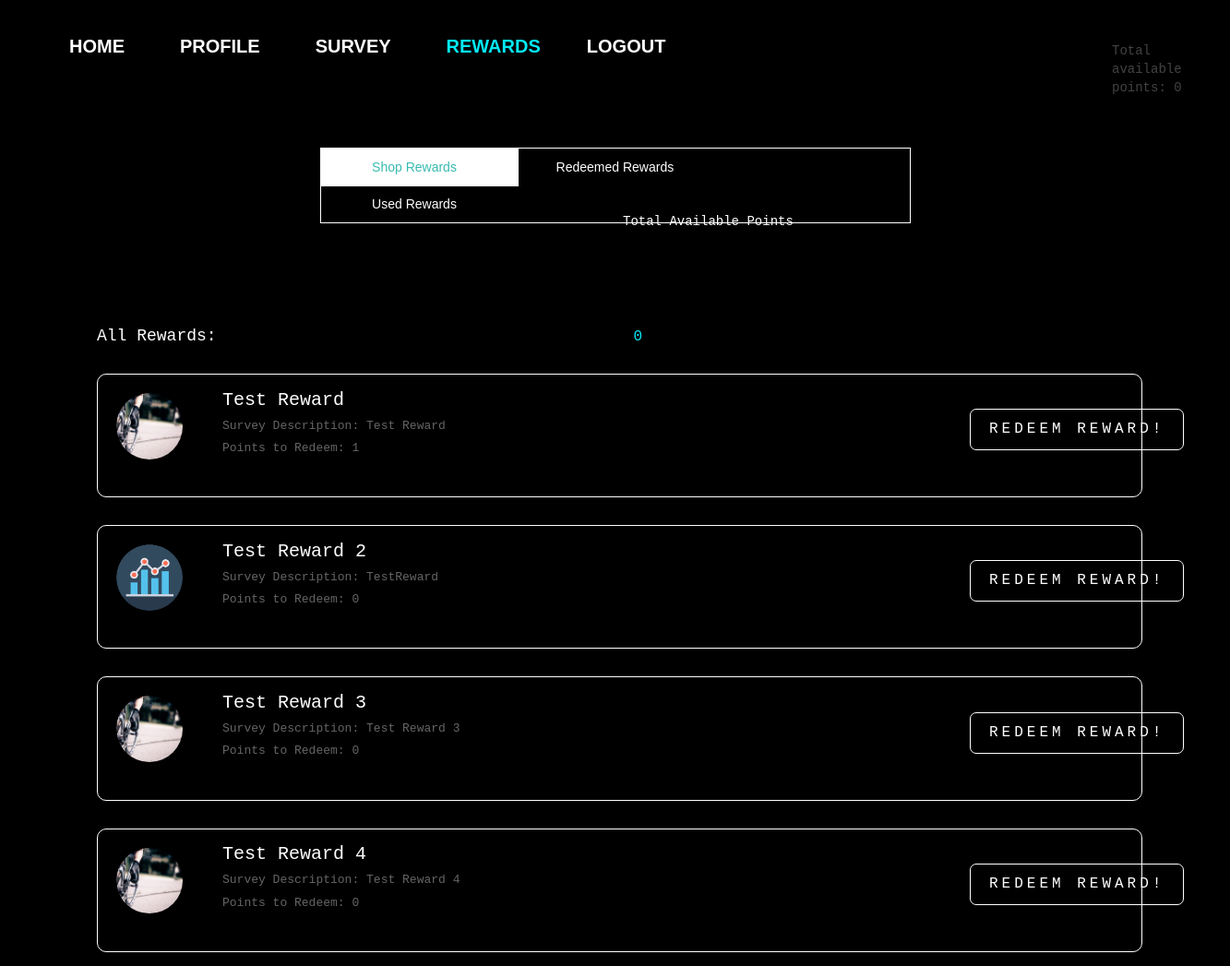
Page /shoprewards/ (signed in) on the earlier database version.
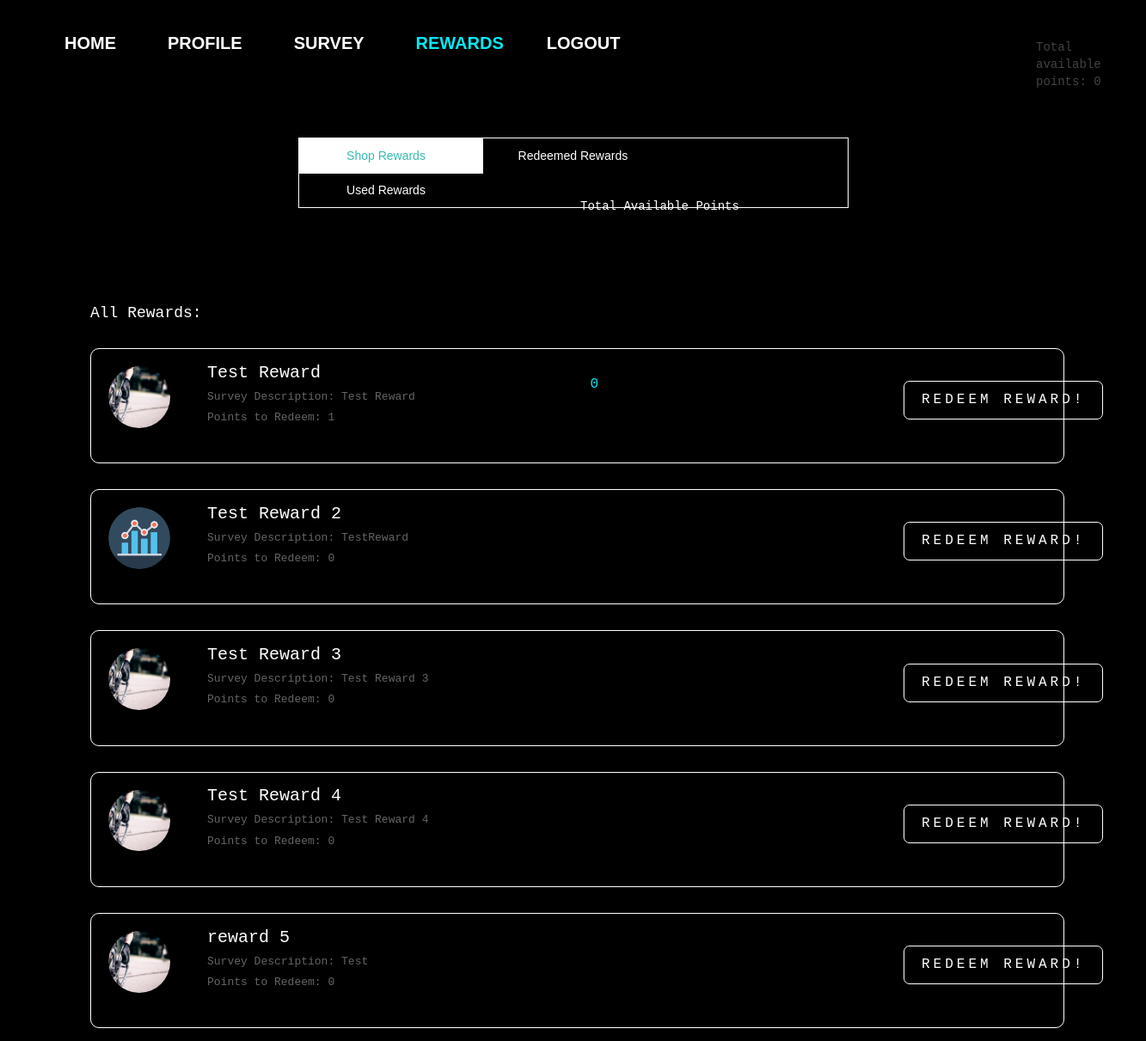
Same page on the later database version.
### survey/models.py (models this page shows, shortened)
class TotalPoints(models.Model):
    user = models.ForeignKey(to=User, null=True, on_delete=models.SET_NULL,blank=True)
    points = models.IntegerField(default=0)

class Reward(models.Model):
    rewardtitle = models.CharField('Title', max_length=255)
    rewarddescription = models.CharField('Reward Description',max_length=5000)
    reward_pic = models.ImageField(upload_to='reward_pics', blank=True)
    requiredpoints = models.IntegerField(default=12)

### survey/views.py (the view)
# urls.py: path('shoprewards/', survey_views.shoprewards_view, name='shoprewards'),
@login_required
def shoprewards_view(request):
    context={
        'displayedpoints': TotalPoints.objects.get_or_create(user=request.user),
        'displayedrewards':Reward.objects.all()
    }
    return render(request, 'survey/shoprewards.html', context)

### survey/templates/survey/shoprewards.html (shortened to what this page needs)
{% extends "survey/base.html" %}
{% load static %}
{% block css %}
<link rel="stylesheet" type="text/css" href="{% static 'survey/rewards.css' %}">
{% endblock %}
{% block navbar %}
<div class="nav_box">
<header class="navbarheader">
<div class=nav>
  <ul class=navbarlist>
    <a href="{% url 'survey:dashboard' %}" role="button">Home</a>
    <a href="{% url 'accounts:profile' %}" role="button">Profile</a>
    <a href="{% url 'survey:survey' %}" role="button" >Survey</a>
    <a href="{% url 'survey:shoprewards' %}" role="button" class="active">Rewards</a>
    <a href="{% url 'logout' %}" id="logout">Logout</a>
  </ul>
</div>
</header>
</div>
{% endblock %}
{% block body_block %}
<div class="box submit-button">
  <a href="#" id="update-button">
      {% for user in displayedpoints %}
   {{user.points}}
{% endfor %}
  </a>
</div>
<div class="points">
    Total available points:
  {% for user in displayedpoints %}
    {{user.points}}
  {% endfor %}
</div>
<section>
  <nav>
    <div></div>
    <ul>
      <li onclick="window.location.href='/shoprewards'" class="active1">
      Shop Rewards
      </li>
      <li onclick="window.location.href='/redeemedrewards'">
      Redeemed Rewards
    </li>
    <li onclick="window.location.href='/usedrewards'">
      Used Rewards
    </li>
    </ul>
  </nav>
</section>
<div class="reward">
  <div class="totalptshead">
    Total Available Points
  </div>
<h2>
  All Rewards:
{% for reward in displayedrewards %}
<div class="indiv">
  <div class="uh-image">
    <img class="uh-image-inner" src="{{reward.reward_pic.url}}">
  </div>
  <div class="title">
  {{reward.rewardtitle}}
  </div>
<div class="des">
  Survey Description:
  {{reward.rewarddescription}}
</div>
<div class="pts">
  Points to Redeem:
  {{reward.requiredpoints}}
</div>
<div class="btns">
   <a class="btn" href="{% url 'survey:redeem_update' pk=reward.pk %}" >Redeem Reward!</a>
</div>
</div>
{% endfor %}
</h2>
</div>
{% endblock %}

Differences in the rows shown:
added Reward: reward_pic (picture), rewardtitle "reward 5", rewarddescription "Test", requiredpoints "0"
